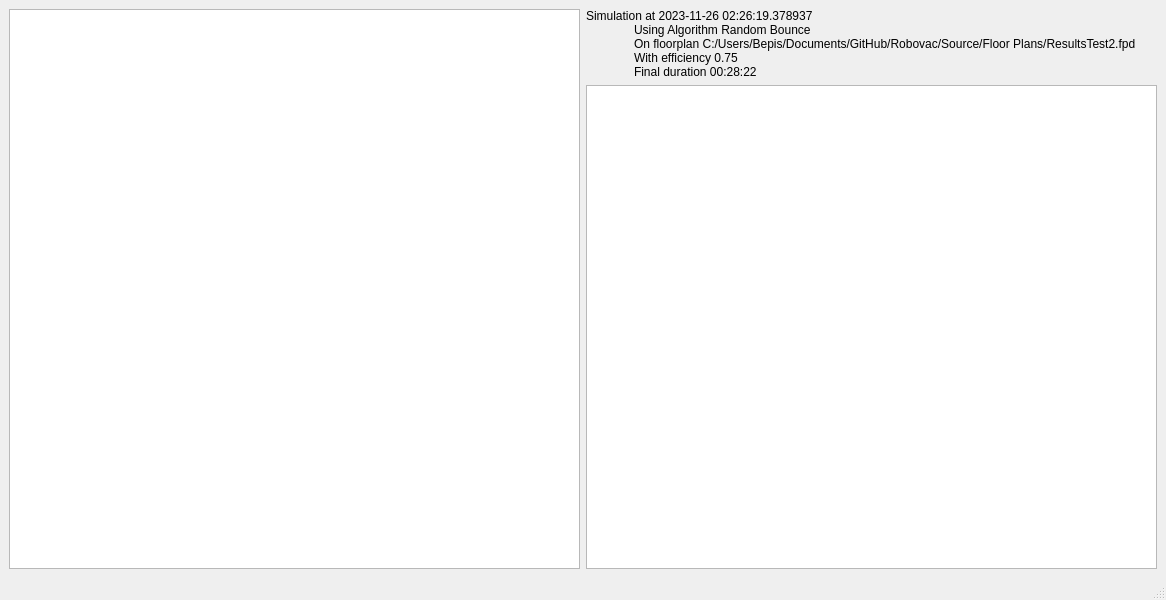
<?xml version="1.0" encoding="UTF-8"?>
<ui version="4.0">
 <class>PRViewWindow</class>
 <widget class="QMainWindow" name="PRViewWindow">
  <property name="geometry">
   <rect>
    <x>0</x>
    <y>0</y>
    <width>1166</width>
    <height>600</height>
   </rect>
  </property>
  <property name="windowTitle">
   <string>MainWindow</string>
  </property>
  <widget class="QWidget" name="centralwidget">
   <layout class="QHBoxLayout" name="horizontalLayout">
    <item>
     <layout class="QVBoxLayout" name="GraphicLayout_2">
      <item>
       <widget class="QGraphicsView" name="runView"/>
      </item>
     </layout>
    </item>
    <item>
     <layout class="QVBoxLayout" name="GraphicLayout">
      <item>
       <widget class="QLabel" name="MessageLabel">
        <property name="text">
         <string>Simulation at 2023-11-26 02:26:19.378937
	Using Algorithm Random Bounce
	On floorplan C:/Users/Bepis/Documents/GitHub/Robovac/Source/Floor Plans/ResultsTest2.fpd
	With efficiency 0.75
	Final duration 00:28:22</string>
        </property>
       </widget>
      </item>
      <item>
       <layout class="QHBoxLayout" name="FloorPlanLayout"/>
      </item>
      <item>
       <widget class="QGraphicsView" name="pieChartView"/>
      </item>
     </layout>
    </item>
   </layout>
  </widget>
  <widget class="QStatusBar" name="statusbar"/>
 </widget>
 <resources/>
 <connections/>
</ui>
